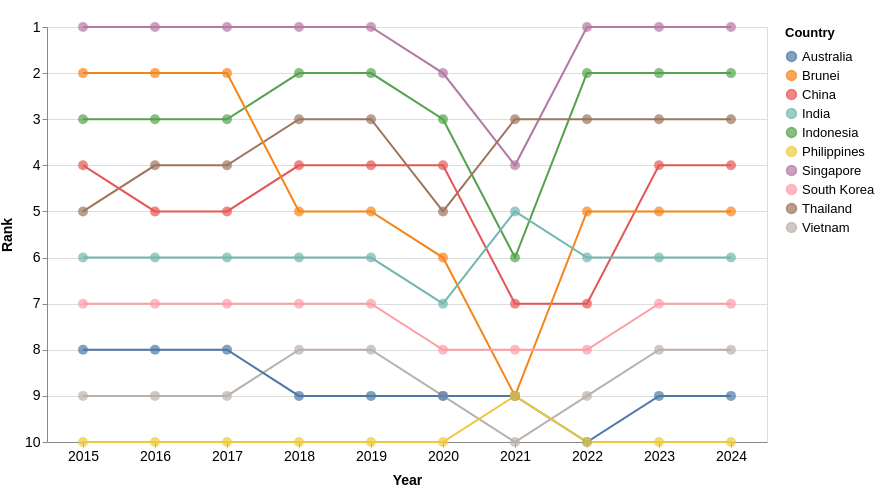

Source (Vega-Lite JSON):
### Vega-Lite specification from a JSON file in a GitHub repository (floating-point values rounded to 4 significant figures)
{"$schema": "https://vega.github.io/schema/vega-lite/v5.json", "width": 720, "height": 415, "data": {"values": [{"Country": "Singapore", "year": 2024, "Visitors": 4276007, "rank": 1}, {"Country": "Singapore", "year": 2023, "Visitors": 8308230, "rank": 1}, {"Country": "Singapore", "year": 2022, "Visitors": 5222991, "rank": 1}, {"Country": "Singapore", "year": 2021, "Visitors": 16308, "rank": 4}, {"Country": "Singapore", "year": 2020, "Visitors": 1545255, "rank": 2}, {"Country": "Singapore", "year": 2019, "Visitors": 10163882, "rank": 1}, {"Country": "Singapore", "year": 2018, "Visitors": 10615986, "rank": 1}, {"Country": "Singapore", "year": 2017, "Visitors": 12441713, "rank": 1}, {"Country": "Singapore", "year": 2016, "Visitors": 13272961, "rank": 1}, {"Country": "Singapore", "year": 2015, "Visitors": 12930754, "rank": 1}, {"Country": "Indonesia", "year": 2024, "Visitors": 1786630, "rank": 2}, {"Country": "Indonesia", "year": 2023, "Visitors": 3108165, "rank": 2}, {"Country": "Indonesia", "year": 2022, "Visitors": 1481739, "rank": 2}, {"Country": "Indonesia", "year": 2021, "Visitors": 11025, "rank": 6}, {"Country": "Indonesia", "year": 2020, "Visitors": 711723, "rank": 3}, {"Country": "Indonesia", "year": 2019, "Visitors": 3623277, "rank": 2}, {"Country": "Indonesia", "year": 2018, "Visitors": 3277689, "rank": 2}, {"Country": "Indonesia", "year": 2017, "Visitors": 2796570, "rank": 3}, {"Country": "Indonesia", "year": 2016, "Visitors": 3049964, "rank": 3}, {"Country": "Indonesia", "year": 2015, "Visitors": 2788033, "rank": 3}, {"Country": "Thailand", "year": 2024, "Visitors": 813783, "rank": 3}, {"Country": "Thailand", "year": 2023, "Visitors": 1551282, "rank": 3}, {"Country": "Thailand", "year": 2022, "Visitors": 715528, "rank": 3}, {"Country": "Thailand", "year": 2021, "Visitors": 59607, "rank": 3}, {"Country": "Thailand", "year": 2020, "Visitors": 394413, "rank": 5}, {"Country": "Thailand", "year": 2019, "Visitors": 1884306, "rank": 3}, {"Country": "Thailand", "year": 2018, "Visitors": 1914692, "rank": 3}, {"Country": "Thailand", "year": 2017, "Visitors": 1836522, "rank": 4}, {"Country": "Thailand", "year": 2016, "Visitors": 1780800, "rank": 4}, {"Country": "Thailand", "year": 2015, "Visitors": 1343569, "rank": 5}, {"Country": "China", "year": 2024, "Visitors": 1449711, "rank": 4}, {"Country": "China", "year": 2023, "Visitors": 1474114, "rank": 4}, {"Country": "China", "year": 2022, "Visitors": 211363, "rank": 7}, {"Country": "China", "year": 2021, "Visitors": 7701, "rank": 7}, {"Country": "China", "year": 2020, "Visitors": 405149, "rank": 4}, {"Country": "China", "year": 2019, "Visitors": 3114257, "rank": 4}, {"Country": "China", "year": 2018, "Visitors": 2944133, "rank": 4}, {"Country": "China", "year": 2017, "Visitors": 2281666, "rank": 5}, {"Country": "China", "year": 2016, "Visitors": 2124942, "rank": 5}, {"Country": "China", "year": 2015, "Visitors": 1677163, "rank": 4}, {"Country": "Brunei", "year": 2024, "Visitors": 565999, "rank": 5}, {"Country": "Brunei", "year": 2023, "Visitors": 811833, "rank": 5}, {"Country": "Brunei", "year": 2022, "Visitors": 301757, "rank": 5}, {"Country": "Brunei", "year": 2021, "Visitors": 773, "rank": 9}, {"Country": "Brunei", "year": 2020, "Visitors": 136020, "rank": 6}, {"Country": "Brunei", "year": 2019, "Visitors": 1216123, "rank": 5}, {"Country": "Brunei", "year": 2018, "Visitors": 1382031, "rank": 5}, {"Country": "Brunei", "year": 2017, "Visitors": 1660506, "rank": 2}, {"Country": "Brunei", "year": 2016, "Visitors": 1391016, "rank": 2}, {"Country": "Brunei", "year": 2015, "Visitors": 1133555, "rank": 2}, {"Country": "India", "year": 2024, "Visitors": 537493, "rank": 6}, {"Country": "India", "year": 2023, "Visitors": 671846, "rank": 6}, {"Country": "India", "year": 2022, "Visitors": 324548, "rank": 6}, {"Country": "India", "year": 2021, "Visitors": 3916, "rank": 5}, {"Country": "India", "year": 2020, "Visitors": 155883, "rank": 7}, {"Country": "India", "year": 2019, "Visitors": 735309, "rank": 6}, {"Country": "India", "year": 2018, "Visitors": 600311, "rank": 6}, {"Country": "India", "year": 2017, "Visitors": 552739, "rank": 6}, {"Country": "India", "year": 2016, "Visitors": 638578, "rank": 6}, {"Country": "India", "year": 2015, "Visitors": 722141, "rank": 6}, {"Country": "South Korea", "year": 2024, "Visitors": 232711, "rank": 7}, {"Country": "South Korea", "year": 2023, "Visitors": 400853, "rank": 7}, {"Country": "South Korea", "year": 2022, "Visitors": 146384, "rank": 8}, {"Country": "South Korea", "year": 2021, "Visitors": 3028, "rank": 8}, {"Country": "South Korea", "year": 2020, "Visitors": 119750, "rank": 8}, {"Country": "South Korea", "year": 2019, "Visitors": 673065, "rank": 7}, {"Country": "South Korea", "year": 2018, "Visitors": 616783, "rank": 7}, {"Country": "South Korea", "year": 2017, "Visitors": 484528, "rank": 7}, {"Country": "South Korea", "year": 2016, "Visitors": 444439, "rank": 7}, {"Country": "South Korea", "year": 2015, "Visitors": 421161, "rank": 7}, {"Country": "Vietnam", "year": 2024, "Visitors": 137344, "rank": 8}, {"Country": "Vietnam", "year": 2023, "Visitors": 286083, "rank": 8}, {"Country": "Vietnam", "year": 2022, "Visitors": 123931, "rank": 9}, {"Country": "Vietnam", "year": 2021, "Visitors": 14136, "rank": 10}, {"Country": "Vietnam", "year": 2020, "Visitors": 71622, "rank": 9}, {"Country": "Vietnam", "year": 2019, "Visitors": 892716, "rank": 8}, {"Country": "Vietnam", "year": 2018, "Visitors": 786327, "rank": 8}, {"Country": "Vietnam", "year": 2017, "Visitors": 638135, "rank": 9}, {"Country": "Vietnam", "year": 2016, "Visitors": 703737, "rank": 9}, {"Country": "Vietnam", "year": 2015, "Visitors": 646891, "rank": 9}, {"Country": "Australia", "year": 2024, "Visitors": 159318, "rank": 9}, {"Country": "Australia", "year": 2023, "Visitors": 276477, "rank": 9}, {"Country": "Australia", "year": 2022, "Visitors": 118598, "rank": 10}, {"Country": "Australia", "year": 2021, "Visitors": 33451, "rank": 9}, {"Country": "Australia", "year": 2020, "Visitors": 195146, "rank": 9}, {"Country": "Australia", "year": 2019, "Visitors": 1282782, "rank": 9}, {"Country": "Australia", "year": 2018, "Visitors": 1034871, "rank": 9}, {"Country": "Australia", "year": 2017, "Visitors": 899202, "rank": 8}, {"Country": "Australia", "year": 2016, "Visitors": 737115, "rank": 8}, {"Country": "Australia", "year": 2015, "Visitors": 714047, "rank": 8}, {"Country": "Philippines", "year": 2024, "Visitors": 60100, "rank": 10}, {"Country": "Philippines", "year": 2023, "Visitors": 137781, "rank": 10}, {"Country": "Philippines", "year": 2022, "Visitors": 86462, "rank": 10}, {"Country": "Philippines", "year": 2021, "Visitors": 10229, "rank": 9}, {"Country": "Philippines", "year": 2020, "Visitors": 53889, "rank": 10}, {"Country": "Philippines", "year": 2019, "Visitors": 1114257, "rank": 10}, {"Country": "Philippines", "year": 2018, "Visitors": 1167375, "rank": 10}, {"Country": "Philippines", "year": 2017, "Visitors": 1066461, "rank": 10}, {"Country": "Philippines", "year": 2016, "Visitors": 1029488, "rank": 10}, {"Country": "Philippines", "year": 2015, "Visitors": 957408, "rank": 10}]}, "layer": [{"mark": "line", "encoding": {"x": {"field": "year", "type": "ordinal", "title": "Year", "axis": {"labelAngle": 0}}, "y": {"field": "rank", "type": "quantitative", "axis": {"labelAngle": 0}, "title": "Rank", "scale": {"domain": [1, 10], "reverse": true}}, "color": {"field": "Country", "type": "nominal", "title": "Country"}}}, {"mark": {"type": "point", "filled": true, "size": 100}, "encoding": {"x": {"field": "year", "type": "ordinal", "title": "Year"}, "y": {"field": "rank", "type": "quantitative", "title": "Rank", "scale": {"domain": [1, 10], "reverse": true}}, "color": {"field": "Country", "type": "nominal", "title": "Country"}, "tooltip": [{"field": "Country", "type": "nominal", "title": "Country"}, {"field": "year", "type": "ordinal", "title": "Year"}, {"field": "Visitors", "type": "quantitative", "title": "Number of Visitors", "format": ",d"}, {"field": "rank", "type": "quantitative", "title": "Rank"}]}}], "config": {"legend": {"titleFontSize": 13, "titlePadding": 10, "labelFontSize": 13}, "axis": {"titleFontSize": 14, "titlePadding": 10, "labelFontSize": 14}}, "padding": {"top": 20}}
